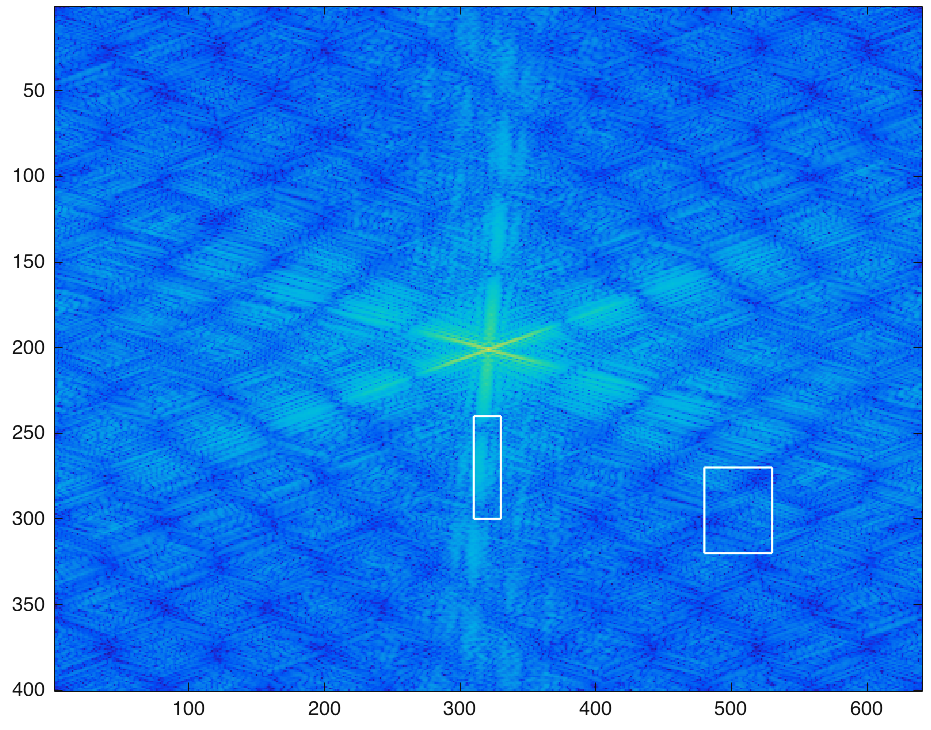
%> input picture Signals Patterns and Symbols/Coursework 2/CWK2/analysis-images/A_Fourier.png, 931 x 730 px
$ octave --eval "result = feature_shape('analysis-images/A_Fourier.png');"   (GNU Octave 9; MATLAB toolbox functions it lacks are replaced by stand-ins)
%> lines starting %> are read from the running program, lines starting %| are printed output that depends on the picture
### Signals Patterns and Symbols/Coursework 2/CWK2/f_transform.m
% This reads in the file, applies a fourier transform on the matrix, then
% applies the property of conjugate symmetry on it putting u = 0,
% v = 0 in the centre and then finally returns the magnitude spectrum.

function [feature] = f_transform(filename)
%> called with filename = 'analysis-images/A_Fourier.png'

    file_matrix         = imread(filename);
%> file_matrix is the input picture: size 730x931x3 uint8; mean R, G, B 35.7, 132.2, 235.9
    fourier_matrix      = fft2(double(file_matrix));
    conjugate_matrix    = fftshift(fourier_matrix);
    feature             = abs(log(abs(conjugate_matrix)+1));
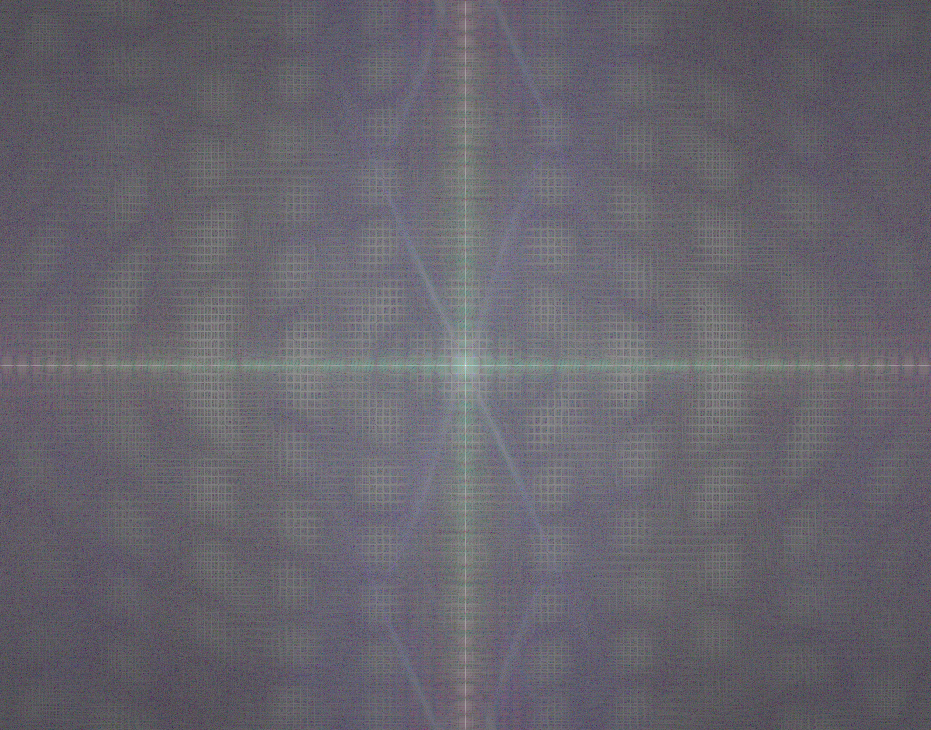
%> feature: size 730x931x3 double; mean R, G, B 8.49, 8.3, 8.91; drawn with min black and max white

end

### Signals Patterns and Symbols/Coursework 2/CWK2/feature_shape.m
% This

function [ fourier_feature_one, fourier_feature_two ] = feature_shape( name_of_file )

    % We first get the fourier transform of the file.

    ft = f_transform(name_of_file);

    % This returns a row vector with the sum over each column.
    % First it will return a row vector with the sum over each column.
    % Then it will act along the first non singleton dimension returning
    % a number. As it is summed twice it will return a single number.
    fourier_feature_one = sum(sum(ft(270:320, 480:520)));
%> fourier_feature_one = 19847.2
    fourier_feature_two = sum(sum(ft(240:300, 310:330)));
%> fourier_feature_two = 11693.4
%> `result = feature_shape('analysis-images/A_Fourier.png');`:
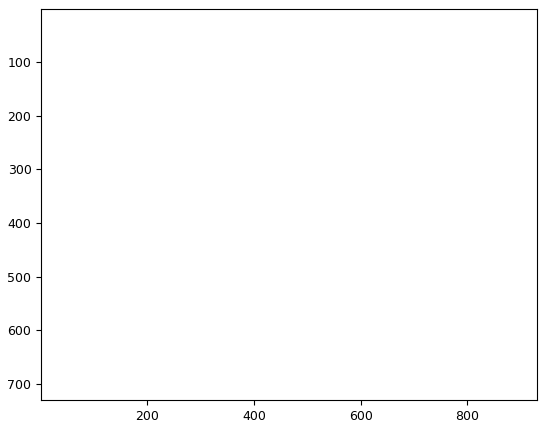
%> figure redrawn from the program's plot data
%> `result = feature_shape('analysis-images/A_Fourier.png');`: result = 19847.2

    %Display feature selection:
    h1 = figure;
    imagesc(ft);
    rectangle('Position',[480, 270, 50, 50],'LineWidth',1,'EdgeColor','w');
    rectangle('Position',[310, 240, 20, 60],'LineWidth',1,'EdgeColor','w');
end
